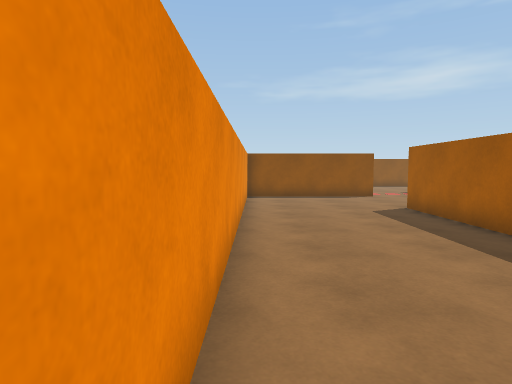
View 1 (above)

23 first-person views from a walk through a 3-D level made in the Unity game engine. The camera is 1.3 m above the floor, tilts 4° down and sees 75° across. The floor is counted in squares, 1 m on a side. Each view is taken from the middle of a square. On the plan, view 1 faces up. The plan holds only what a view shows up to about 14 squares ahead; the rest is blank. The place goes on beyond the plan. The player is left out.

View 2
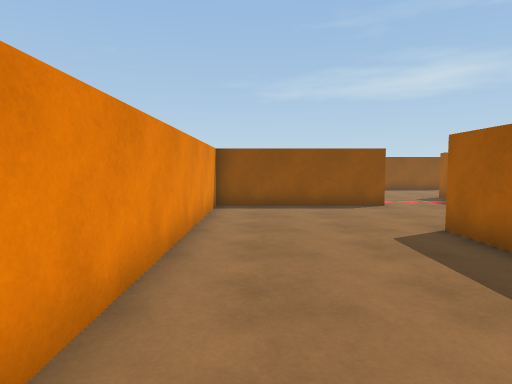

View 3
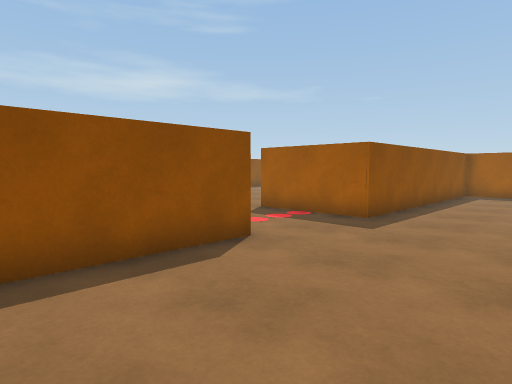

View 4
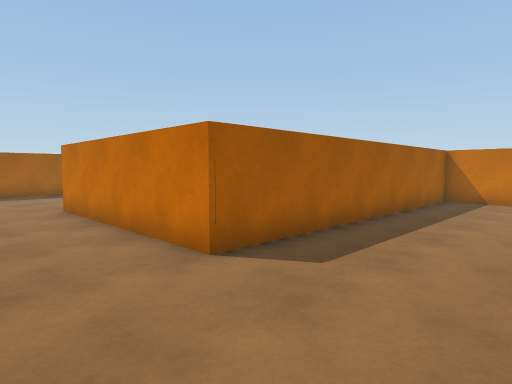

View 5
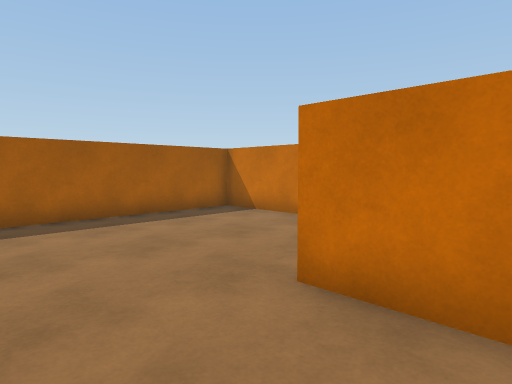

View 6
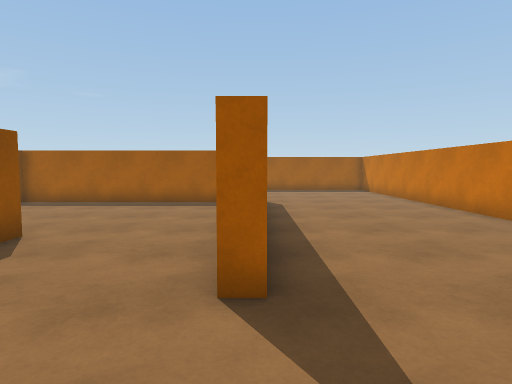

View 7
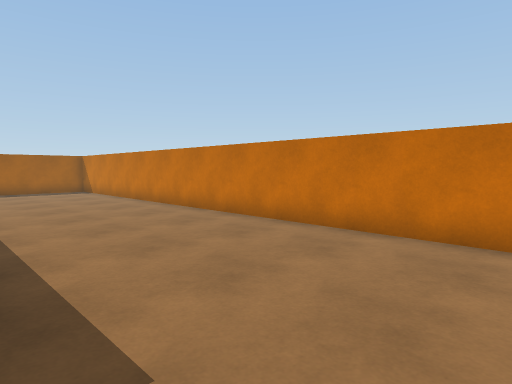

View 8
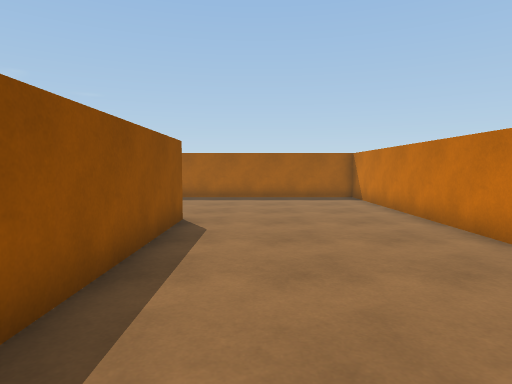

View 9
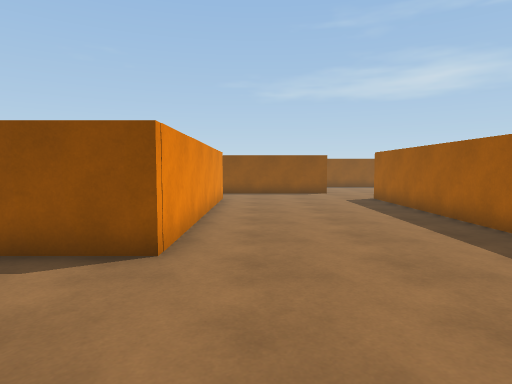

View 10
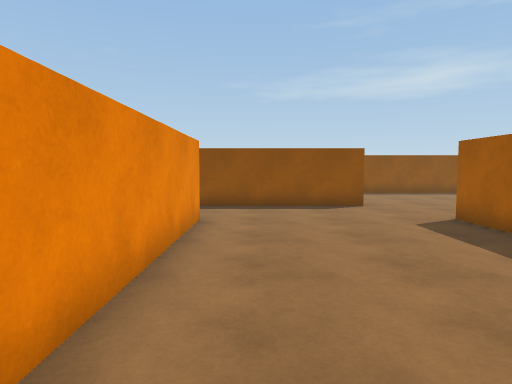

View 11
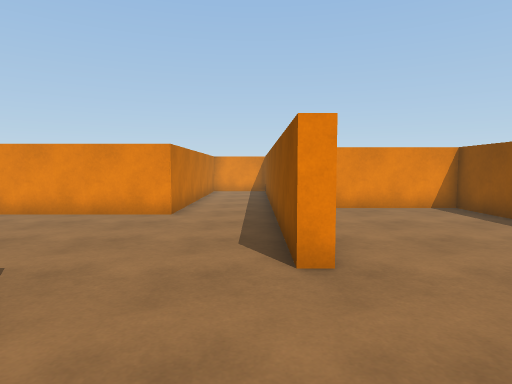

View 12
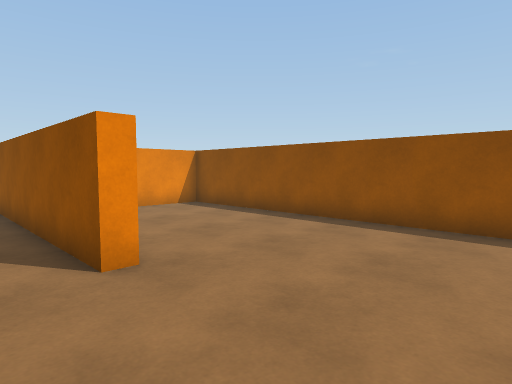

View 13
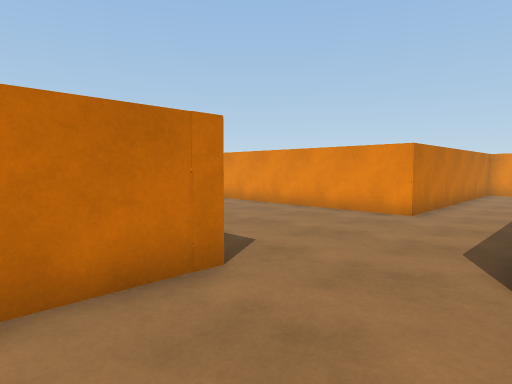

View 14
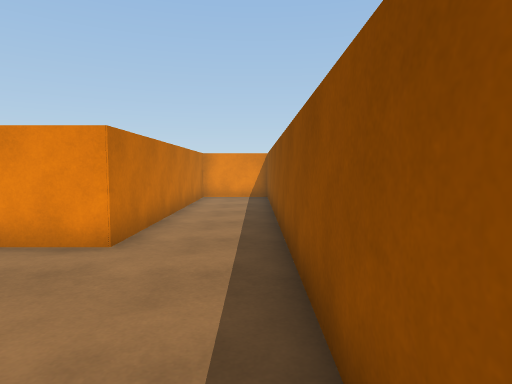

View 15
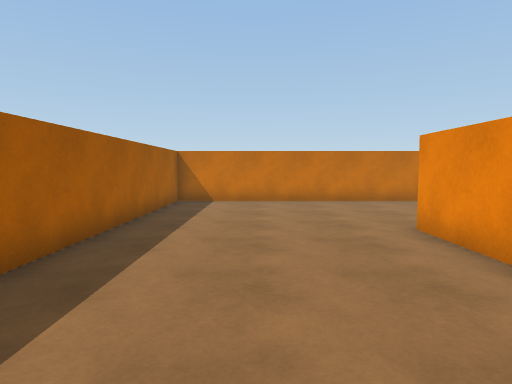

View 16
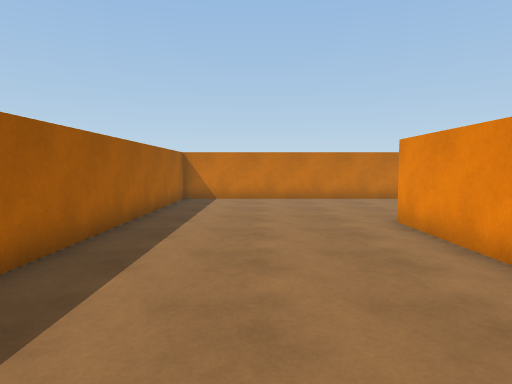

View 17
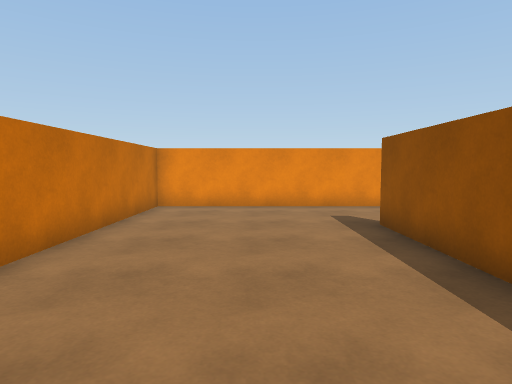

View 18
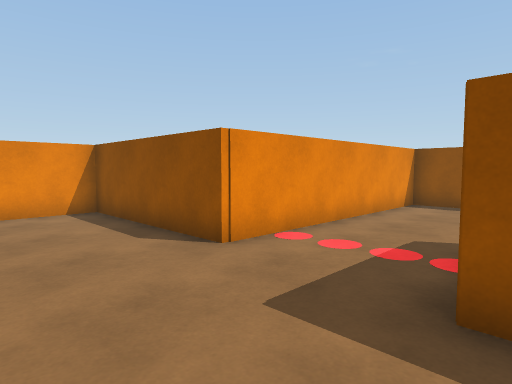

View 19
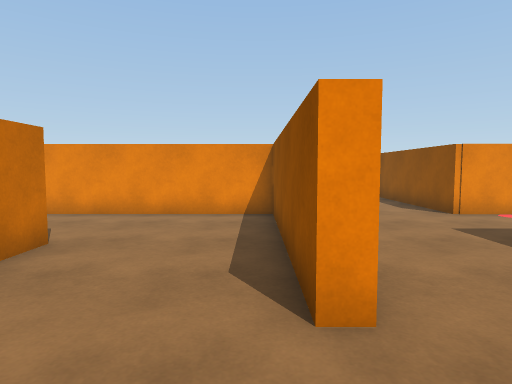

View 20
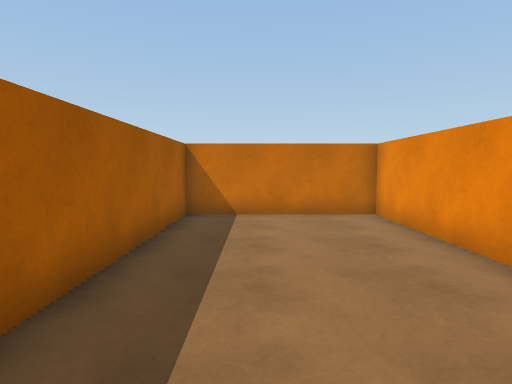

View 21
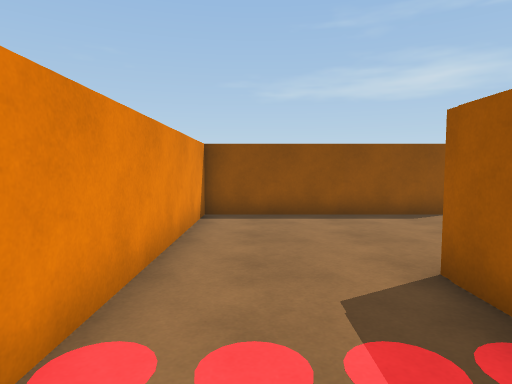

View 22
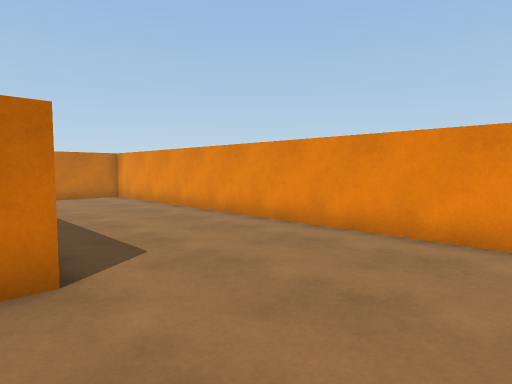

View 23
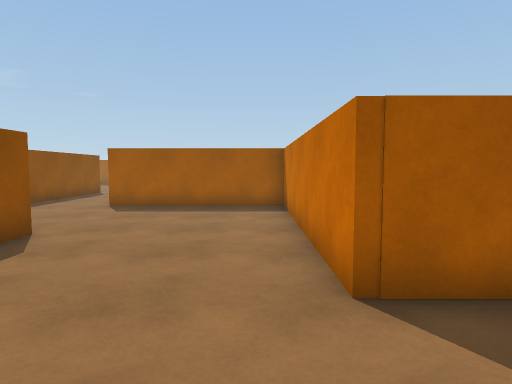

### Floor plan
Points are (right, up) in squares from view 1. A wall is a line through its corners. A room is listed if a view was taken in it or the views show most of it. See-through windows are left out.
Room 1 (views 1, 2, 3, 4, 5, 6, 7, 8, 9, 10, 11, 12, 13, 14, 15, 16, 17, 18, 19, 20, 21, 22, 23)
walls: (16.8, 15.1) (9.3, 15.1) (9.3, 19) (17.5, 19) (17.5, 25.1); (11, 15.5) (19.5, 15.5) (19.5, 5.9) (9.3, 5.9) (9.3, 6.4) (10.4, 6.4); (15.9, 6.4) (19, 6.4) (19, 15.1); (12.6, 24.4) (5.5, 24.4) (5.5, 15.6) (-0.4, 15.6) (-0.4, -0.4) (5, -0.4) (5, 11) (12.3, 11) (12.3, 10.5) (5.5, 10.5) (5.5, -0.4) (26.1, -0.4) (26.1, 15.5) (28.6, 15.5); (24.7, 19.1) (24.7, 18.5) (11.5, 18.5); (20.1, 28.4) (18.4, 28.4); (28.1, 24.6) (18, 24.6) (18, 20.6)

Positions as (right, up) in squares from view 1, and headings:
1: (0, 0), facing up
2: (1, 4), facing up
3: (1, 11), facing up-right
4: (1, 14), facing down-right
5: (10, 14), facing down-right
6: (6, 6), facing right
7: (6, 6), facing down-right
8: (11, 4), facing right
9: (21, 1), facing up
10: (21, 7), facing up
11: (29, 18), facing left
12: (29, 17), facing up-left
13: (29, 19), facing down-left
14: (25, 18), facing left
15: (23, 13), facing down
16: (23, 14), facing down
17: (17, 3), facing left
18: (10, 12), facing up-left
19: (15, 10), facing left
20: (3, 9), facing down
21: (7, 15), facing up
22: (6, 15), facing down-left
23: (6, 20), facing right
